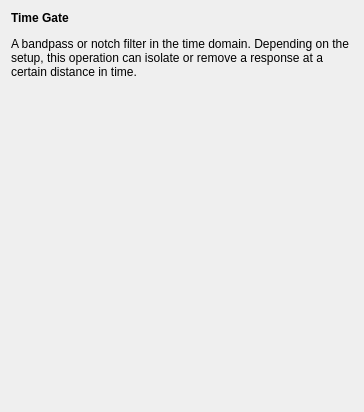
<?xml version="1.0" encoding="UTF-8"?>
<ui version="4.0">
 <class>TimeGateExplanationWidget</class>
 <widget class="QWidget" name="TimeGateExplanationWidget">
  <property name="geometry">
   <rect>
    <x>0</x>
    <y>0</y>
    <width>364</width>
    <height>412</height>
   </rect>
  </property>
  <property name="windowTitle">
   <string>Form</string>
  </property>
  <layout class="QVBoxLayout" name="verticalLayout">
   <item>
    <widget class="QLabel" name="widget">
     <property name="text">
      <string>&lt;html&gt;&lt;head/&gt;&lt;body&gt;&lt;p&gt;&lt;span style=&quot; font-weight:600;&quot;&gt;Time Gate&lt;/span&gt;&lt;/p&gt;&lt;p&gt;A bandpass or notch filter in the time domain. Depending on the setup, this operation can isolate or remove a response at a certain distance in time.&lt;br/&gt;&lt;/p&gt;&lt;p&gt;&lt;br/&gt;&lt;/p&gt;&lt;/body&gt;&lt;/html&gt;</string>
     </property>
     <property name="wordWrap">
      <bool>true</bool>
     </property>
    </widget>
   </item>
   <item>
    <spacer name="verticalSpacer">
     <property name="orientation">
      <enum>Qt::Vertical</enum>
     </property>
     <property name="sizeHint" stdset="0">
      <size>
       <width>20</width>
       <height>40</height>
      </size>
     </property>
    </spacer>
   </item>
  </layout>
 </widget>
 <resources/>
 <connections/>
</ui>
